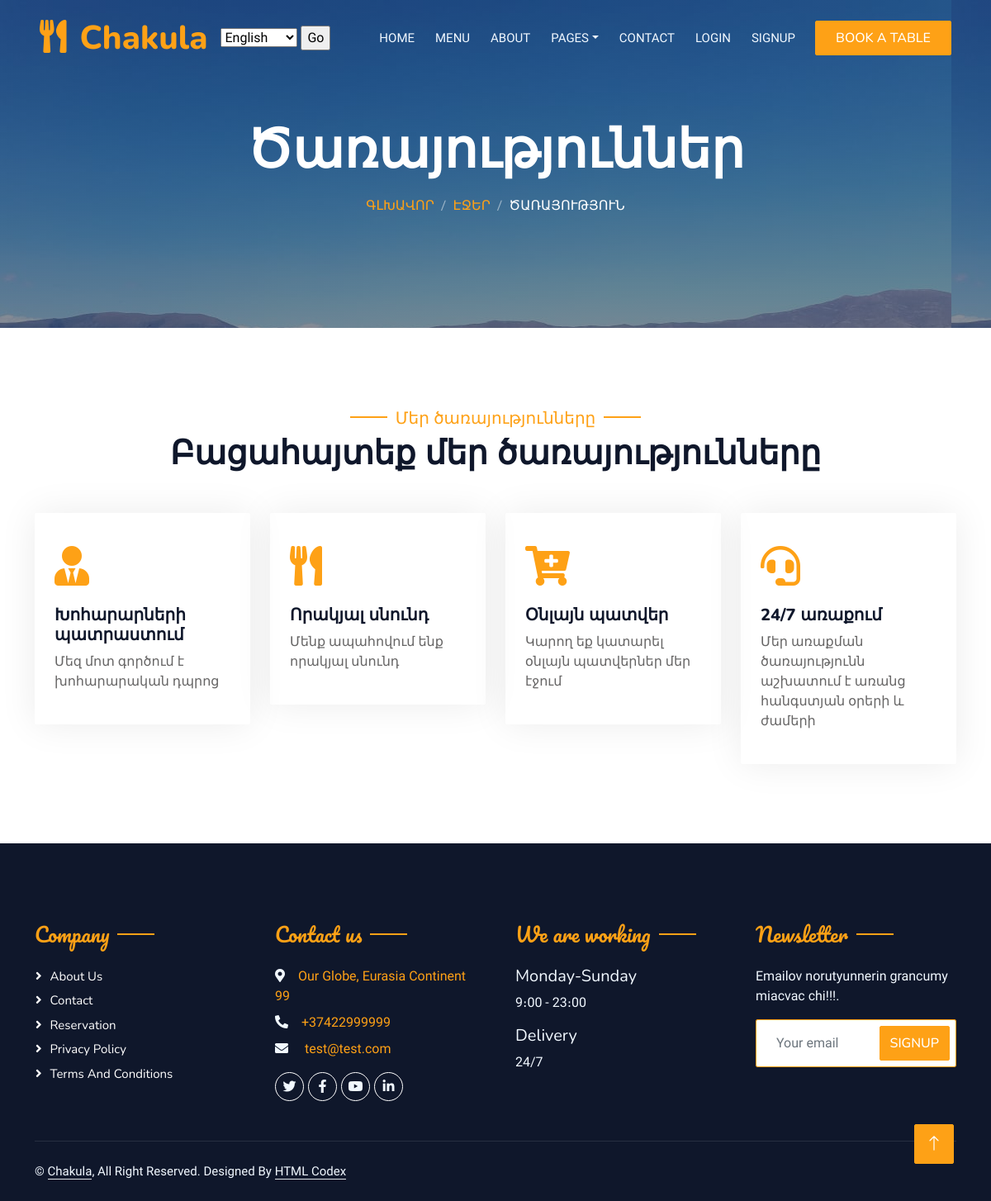
The app's page /service/ with its own data.
### main/models.py (models this page shows, shortened)
class Header_Titles(models.Model):
    title = models.CharField('Page title', max_length=60)
    page_name = models.CharField('Page name', max_length=60)
    block_name1 = models.CharField('Block name home', max_length=60)
    block_name2 = models.CharField('Block name about', max_length=60)
    block_name3 = models.CharField('Block name service', max_length=60)
    block_name4 = models.CharField('Block name menu', max_length=60)
    block_name5 = models.CharField('Block name pages', max_length=60)
    block_name6 = models.CharField('Block name booking', max_length=60)
    block_name7 = models.CharField('Block name team', max_length=60)
    block_name8 = models.CharField('Block name review', max_length=60)
    block_name9 = models.CharField('Block name contact', max_length=60)
    block_name10 = models.CharField('Block name logout', max_length=60)
    block_name11 = models.CharField('Block name login', max_length=60)
    block_name12 = models.CharField('Block name signup', max_length=60)
    block_name13 = models.CharField('Block name book a table', max_length=60)
    class Meta:
        verbose_name = 'Header_Titles'
        verbose_name_plural = 'Header_Titles'

class Bg_img(models.Model):
    bg_img = models.ImageField('BG Image', upload_to='bg_images')
    video_img = models.ImageField('Video Image', upload_to='bg_images')
    class Meta:
        verbose_name = 'Bg_img'
        verbose_name_plural = 'Bg_img'

class Service_Titles(models.Model):
    title = models.CharField('Title', max_length=60)
    home = models.CharField('Home', max_length=60)
    pages = models.CharField('Pages', max_length=60)
    service = models.CharField('Service', max_length=60)
    subtitle = models.CharField('Subtitle', max_length=60)
    subtitle_text = models.CharField('Subtitle text', max_length=60)
    class Meta:
        verbose_name = 'Service_Titles'
        verbose_name_plural = 'Service_Titles'

class Our_services(models.Model):
    title = models.CharField('Title', max_length=60)
    fa_name = models.CharField('Fa icon name', max_length=50)
    text = models.TextField('Text 1')
    delay = models.FloatField('Show Delay seconds', default=0.1)
    class Meta:
        verbose_name = 'Our_services'
        verbose_name_plural = 'Our_services'

class Footer_Company(models.Model):
    title = models.CharField('Block title', max_length=60)
    about = models.CharField('About name', max_length=60)
    contact = models.CharField('Contact name', max_length=60)
    reserv = models.CharField('Reservation name', max_length=60)
    privacy = models.CharField('Privacy name', max_length=60)
    terms = models.CharField('Terms name', max_length=60)
    class Meta:
        verbose_name = 'Footer_Company'
        verbose_name_plural = 'Footer_Company'

class Contact_Adress(models.Model):
    title = models.CharField('Block title', max_length=60)
    adress_link = models.URLField('Adress link')
    adress = models.CharField('Adress', max_length=100)
    phone = models.CharField('Phone number', max_length=60)
    email = models.EmailField('email')
    social_name1 = models.CharField('Social name 1', max_length=50)
    social_link1 = models.URLField('Link 1')
    social_name2 = models.CharField('Social name 2', max_length=50)
    social_link2 = models.URLField('Link 2')
    social_name3 = models.CharField('Social name 3', max_length=50)
    social_link3 = models.URLField('Link 3')
    social_name4 = models.CharField('Social name 4', max_length=50)
    social_link4 = models.URLField('Link 4')
    class Meta:
        verbose_name = 'Contact_Adress'
        verbose_name_plural = 'Contact_Adress'

class Footer_Opening(models.Model):
    title = models.CharField('Block title', max_length=60)
    work_day = models.CharField('Working days', max_length=60)
    work_hours = models.CharField('Working hours', max_length=60)
    delivery = models.CharField('Delivery', max_length=60)
    delivery_hours = models.CharField('Delivery hours', max_length=60)
    class Meta:
        verbose_name = 'Footer_Opening'
        verbose_name_plural = 'Footer_Opening'

### main/views.py (the view)
# urls.py: path('service/', views.service, name='service'),
def service(request):
	title = Service_Titles.objects.all()[0]
	our_services = Our_services.objects.all()
	footer_company = Footer_Company.objects.all()[0]
	contact_adress = Contact_Adress.objects.all()[0]
	opening = Footer_Opening.objects.all()[0]
	header_titles = Header_Titles.objects.all()[0]
	bg_img = Bg_img.objects.all()[0]
	return render(request,'main/service.html', context={
	'act':'service',
	'title':title,
	'our_services':our_services,
	'footer_company':footer_company,
	'contact_adress':contact_adress,
	'opening':opening,
	'header_titles':header_titles,
	'bg_img':bg_img,
	})

### main/templates/main/service.html
{% extends 'main/base.html' %}
{% block body %}
            <div class="container-xxl py-5 bg-dark hero-header mb-5" style="background: linear-gradient(rgba(15, 23, 43, .5), rgba(15, 23, 43, .5)), url('{{ bg_img.bg_img.url }}');">
                <div class="container text-center my-5 pt-5 pb-4">
                    <h1 class="display-3 text-white mb-3 animated slideInDown">{{ title.title }}</h1>
                    <nav aria-label="breadcrumb">
                        <ol class="breadcrumb justify-content-center text-uppercase">
                            <li class="breadcrumb-item"><a href="{% url 'index' %}">{{ title.home }}</a></li>
                            <li class="breadcrumb-item"><a href="#">{{ title.pages }}</a></li>
                            <li class="breadcrumb-item text-white active" aria-current="page">{{ title.service }}</li>
                        </ol>
                    </nav>
                </div>
            </div>
        </div>
        <div class="container-xxl py-5">
            <div class="container">
                <div class="text-center wow fadeInUp" data-wow-delay="0.1s">
                    <h5 class="section-title ff-secondary text-center text-primary fw-normal">{{ title.subtitle }}</h5>
                    <h1 class="mb-5">{{ title.subtitle_text }}</h1>
                </div>
                <div class="row g-4">
                    {% for i in our_services %}
                    <div class="col-lg-3 col-sm-6 wow fadeInUp" data-wow-delay="{{ i.delay }}s">
                        <div class="service-item rounded pt-3">
                            <div class="p-4">
                                <i class="fa fa-3x fa-{{ i.fa_name }} text-primary mb-4"></i>
                                <h5>{{ i.title }}</h5>
                                <p>{{ i.text }}</p>
                            </div>
                        </div>
                    </div>
                    {% endfor %}
                </div>
            </div>
        </div>
{% endblock %}

### main/templates/main/base.html (shortened to what this page needs)
{% load i18n %}
{% load static %}
<!DOCTYPE html>
<html lang="en">
<head>
    <link href="https://cdnjs.cloudflare.com/ajax/libs/font-awesome/5.10.0/css/all.min.css" rel="stylesheet">
    <link href="https://cdn.jsdelivr.net/npm/bootstrap-icons@1.4.1/font/bootstrap-icons.css" rel="stylesheet">
    <link href="{% static 'lib/animate/animate.min.css' %}" rel="stylesheet">
    <link href="{% static 'lib/owlcarousel/assets/owl.carousel.min.css' %}" rel="stylesheet">
    <link href="{% static 'lib/tempusdominus/css/tempusdominus-bootstrap-4.min.css' %}" rel="stylesheet" />
    <link href="{% static 'css/bootstrap.min.css' %}" rel="stylesheet">
    <link href="{% static 'css/style.css' %}" rel="stylesheet">
</head>
<body>
    <div class="container-xxl bg-white p-0">
        <div class="container-xxl position-relative p-0">
            <nav class="navbar navbar-expand-lg navbar-dark bg-dark px-4 px-lg-5 py-3 py-lg-0">
                <a href="{% url 'index' %}" class="navbar-brand p-0">
                    <h1 class="text-primary m-0"><i class="fa fa-utensils me-3"></i>{{ header_titles.page_name }}</h1>
                </a>
                <form action="{% url 'set_language' %}" method="post">
                    <select name="language">
                        {% get_current_language as LANGUAGE_CODE %}
                        {% get_available_languages as LANGUAGES %}
                        {% get_language_info_list for LANGUAGES as languages %}{% for language in languages %}
                    <option value="{{ language.code }}"{% if language.code == LANGUAGE_CODE %}
                    selected{% endif %}>
                        {{ language.name_local }}
                    </option>
                        {% endfor %}
                    </select>
                    <input type="submit" value="Go">
                </form>
                <div class="collapse navbar-collapse" id="navbarCollapse">
                    <div class="navbar-nav ms-auto py-0 pe-4">
                        <a href="{% url 'index' %}" class="nav-item nav-link {% if act == 'index' %}active{% endif %}">{{ header_titles.block_name1 }}</a>
                        <a href="{% url 'menu' %}" class="nav-item nav-link {% if act == 'menu' %}active{% endif %}">{{ header_titles.block_name4 }}</a>
                        <a href="{% url 'about' %}" class="nav-item nav-link {% if act == 'about' %}active{% endif %}">{{ header_titles.block_name2 }}</a>
                        <div class="nav-item dropdown">
                            <a href="#" class="nav-link dropdown-toggle {% if act == 'booking'%}active{% endif %}" data-bs-toggle="dropdown">{{ header_titles.block_name5 }}</a>
                        </div>
                        <a href="{% url 'contact' %}" class="nav-item nav-link {% if act == 'contact' %}active{% endif %}">{{ header_titles.block_name9 }}</a>
                        {% if user.is_authenticated %}
                        <a href="{% url 'logout' %}" class="nav-item nav-link {% if act == 'logout' %}active{% endif %}">{{ user.username }} - {{ header_titles.block_name10 }}</a>
                        {% else %}
                        <a href="{% url 'login' %}" class="nav-item nav-link {% if act == 'login_request' %}active{% endif %}">{{ header_titles.block_name11 }}</a>
                        <a href="{% url 'register' %}" class="nav-item nav-link {% if act == 'register_request' %}active{% endif %}">{{ header_titles.block_name12 }}</a>
                        {% endif %}
                    </div>
                    <a href="{% url 'booking' %}" class="btn btn-primary py-2 px-4">{{ header_titles.block_name13 }}</a>
                </div>
            </nav>
            {% block body %}{% endblock %}
        <div class="container-fluid bg-dark text-light footer pt-5 mt-5 wow fadeIn" data-wow-delay="0.1s">
            <div class="container py-5">
                <div class="row g-5">
                    <div class="col-lg-3 col-md-6">
                        <h4 class="section-title ff-secondary text-start text-primary fw-normal mb-4">{{ footer_company.title }}</h4>
                        <a class="btn btn-link" href="{% url 'about' %}">{{ footer_company.about }}</a>
                        <a class="btn btn-link" href="{% url 'contact' %}">{{ footer_company.contact }}</a>
                        <a class="btn btn-link" href="{% url 'booking' %}">{{ footer_company.reserv }}</a>
                        <a class="btn btn-link" href="">{{ footer_company.privacy }}</a>
                        <a class="btn btn-link" href="">{{ footer_company.terms }}</a>
                    </div>
                    <div class="col-lg-3 col-md-6">
                        <h4 class="section-title ff-secondary text-start text-primary fw-normal mb-4">{{ contact_adress.title }}</h4>
                        <p class="mb-2"><i class="fa fa-map-marker-alt me-3"></i><a href="{{ contact_adress.adress_link }}">{{ contact_adress.adress }}</p></a>
                        <p class="mb-2"><i class="fa fa-phone-alt me-3"></i><a href="tel:{{ contact_adress.phone }}">{{ contact_adress.phone }}</p></a>
                        <p class="mb-2"><i class="fa fa-envelope me-3"></i><a href="mailto:{{ contact_adress.email }}"> {{ contact_adress.email }}</a>
                        <div class="d-flex pt-2">
                            <a class="btn btn-outline-dark btn-social" href="{{ contact_adress.social_link1 }}"><i class="fab fa-{{ contact_adress.social_name1 }}"></i></a>
                            <a class="btn btn-outline-dark btn-social" href="{{ contact_adress.social_link2 }}"><i class="fab fa-{{ contact_adress.social_name2 }}"></i></a>
                            <a class="btn btn-outline-dark btn-social" href="{{ contact_adress.social_link3 }}"><i class="fab fa-{{ contact_adress.social_name3 }}"></i></a>
                            <a class="btn btn-outline-dark btn-social" href="{{ contact_adress.social_link4 }}"><i class="fab fa-{{ contact_adress.social_name4 }}"></i></a>
                    </div>
                    </div>
                    <div class="col-lg-3 col-md-6">
                        <h4 class="section-title ff-secondary text-start text-primary fw-normal mb-4">{{ opening.title }}</h4>
                        <h5 class="text-light fw-normal">{{ opening.work_day }}</h5>
                        <p>{{ opening.work_hours }}</p>
                        <h5 class="text-light fw-normal">{{ opening.delivery }}</h5>
                        <p>{{ opening.delivery_hours }}</p>
                    </div>
                    <div class="col-lg-3 col-md-6">
                        <h4 class="section-title ff-secondary text-start text-primary fw-normal mb-4">Newsletter</h4>
                        <p>Emailov norutyunnerin grancumy miacvac chi!!!.</p>
                        <div class="position-relative mx-auto" style="max-width: 400px;">
                            <input class="form-control border-primary w-100 py-3 ps-4 pe-5" type="text" placeholder="Your email">
                            <button type="button" class="btn btn-primary py-2 position-absolute top-0 end-0 mt-2 me-2">SignUp</button>
                        </div>
                    </div>
                </div>
            </div>
            <div class="container">
                <div class="copyright">
                    <div class="row">
                        <div class="col-md-6 text-center text-md-start mb-3 mb-md-0">
                            &copy; <a class="border-bottom" href="#">Chakula</a>, All Right Reserved.
							Designed By <a class="border-bottom" href="https://htmlcodex.com">HTML Codex</a>
                        </div>
                    </div>
                </div>
            </div>
        </div>
        <a href="#" class="btn btn-lg btn-primary btn-lg-square back-to-top"><i class="bi bi-arrow-up"></i></a>
    </div>
</body>
</html>

### records on screen
Header_Titles: page_name "Chakula", block_name1 "HOME", block_name4 "MENU", block_name2 "ABOUT", block_name5 "PAGES", block_name9 "CONTACT", block_name11 "LOGIN", block_name12 "SIGNUP", block_name13 "BOOK A TABLE"
Bg_img: bg_img (picture)
Service_Titles: title "Ծառայություններ", home "ԳԼԽԱՎՈՐ", pages "ԷՋԵՐ", service "ԾԱՌԱՅՈՒԹՅՈՒՆ", subtitle "Մեր ծառայությունները", subtitle_text "Բացահայտեք մեր ծառայությունները"
Our_services: title "Խոհարարների պատրաստում", text "Մեզ մոտ գործում է խոհարարական դպրոց"
Our_services: title "Որակյալ սնունդ", text "Մենք ապահովում ենք որակյալ սնունդ"
Our_services: title "Օնլայն պատվեր", text "Կարող եք կատարել օնլայն պատվերներ մեր էջում"
Our_services: title "24/7 առաքում", text "Մեր առաքման ծառայությունն աշխատում է առանց հանգստյան օրերի և ժամերի"
Footer_Company: title "Company", about "About Us", contact "Contact", reserv "Reservation", privacy "Privacy Policy", terms "Terms And Conditions"
Contact_Adress: title "Contact us", adress "Our Globe, Eurasia Continent 99", phone "+37422999999", email "test@test.com"
Footer_Opening: title "We are working", work_day "Monday-Sunday", work_hours "9։00 - 23։00", delivery "Delivery", delivery_hours "24/7"

### other values on screen
form field language "English"
